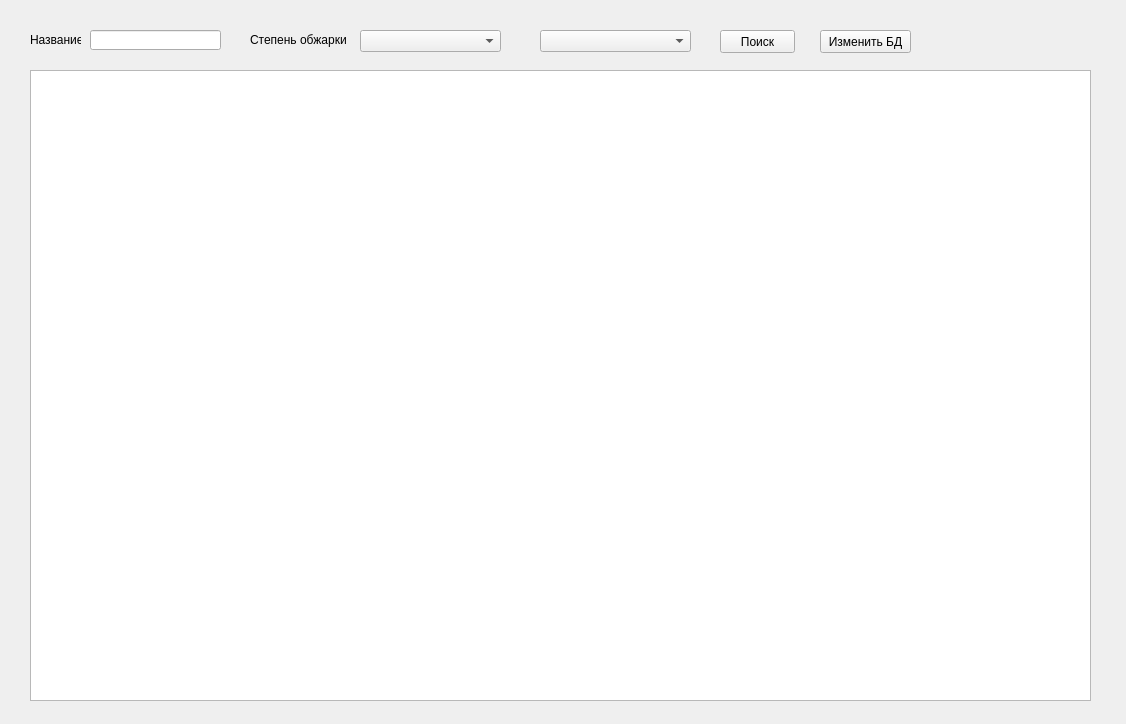
<?xml version="1.0" encoding="UTF-8"?>
<ui version="4.0">
 <class>Form</class>
 <widget class="QWidget" name="Form">
  <property name="geometry">
   <rect>
    <x>0</x>
    <y>0</y>
    <width>1126</width>
    <height>724</height>
   </rect>
  </property>
  <property name="windowTitle">
   <string>Form</string>
  </property>
  <widget class="QLineEdit" name="name_input">
   <property name="geometry">
    <rect>
     <x>90</x>
     <y>30</y>
     <width>131</width>
     <height>20</height>
    </rect>
   </property>
  </widget>
  <widget class="QLabel" name="label">
   <property name="geometry">
    <rect>
     <x>30</x>
     <y>30</y>
     <width>51</width>
     <height>20</height>
    </rect>
   </property>
   <property name="text">
    <string>Название</string>
   </property>
  </widget>
  <widget class="QComboBox" name="choose_st_ob">
   <property name="geometry">
    <rect>
     <x>360</x>
     <y>30</y>
     <width>141</width>
     <height>22</height>
    </rect>
   </property>
  </widget>
  <widget class="QLabel" name="label_2">
   <property name="geometry">
    <rect>
     <x>250</x>
     <y>30</y>
     <width>101</width>
     <height>20</height>
    </rect>
   </property>
   <property name="text">
    <string>Степень обжарки</string>
   </property>
  </widget>
  <widget class="QComboBox" name="choose_type">
   <property name="geometry">
    <rect>
     <x>540</x>
     <y>30</y>
     <width>151</width>
     <height>22</height>
    </rect>
   </property>
  </widget>
  <widget class="QTableWidget" name="tableWidget">
   <property name="geometry">
    <rect>
     <x>30</x>
     <y>70</y>
     <width>1061</width>
     <height>631</height>
    </rect>
   </property>
  </widget>
  <widget class="QPushButton" name="search_button">
   <property name="geometry">
    <rect>
     <x>720</x>
     <y>30</y>
     <width>75</width>
     <height>23</height>
    </rect>
   </property>
   <property name="text">
    <string>Поиск</string>
   </property>
  </widget>
  <widget class="QPushButton" name="admin_button">
   <property name="geometry">
    <rect>
     <x>820</x>
     <y>30</y>
     <width>91</width>
     <height>23</height>
    </rect>
   </property>
   <property name="text">
    <string>Изменить БД</string>
   </property>
  </widget>
 </widget>
 <resources/>
 <connections/>
</ui>
